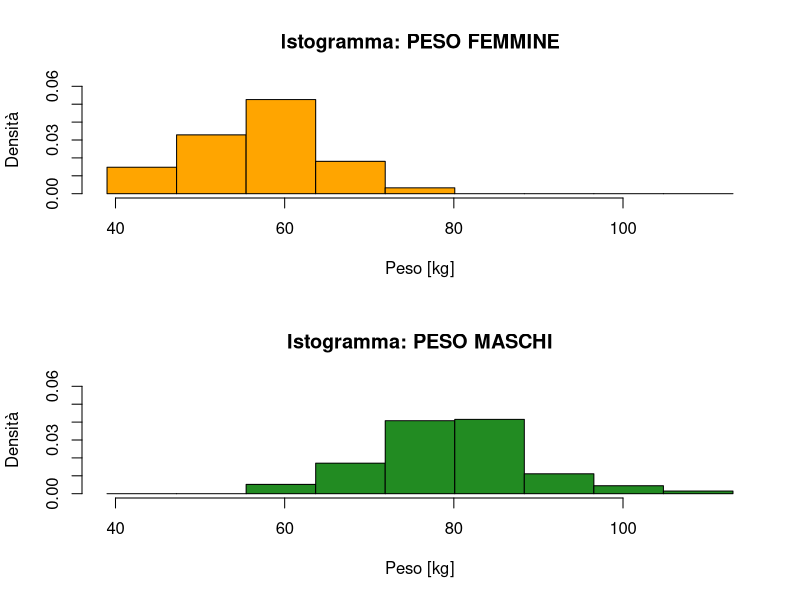
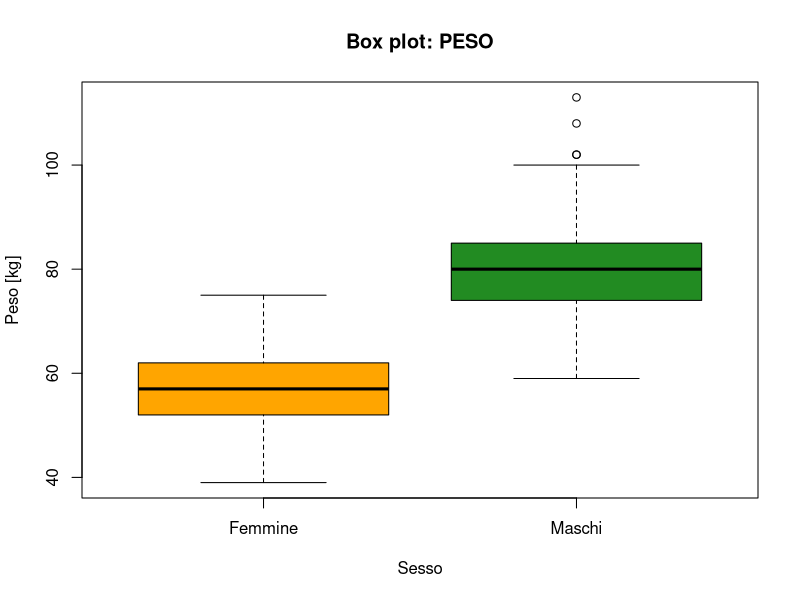
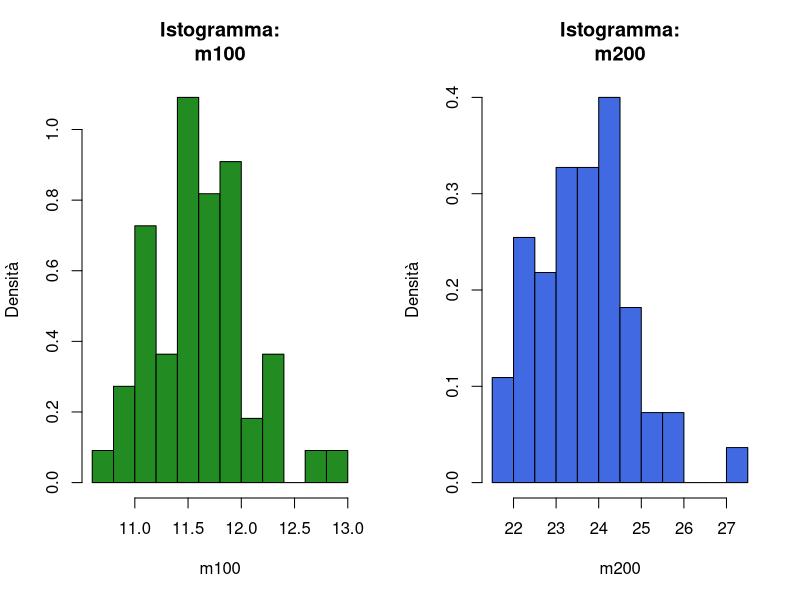
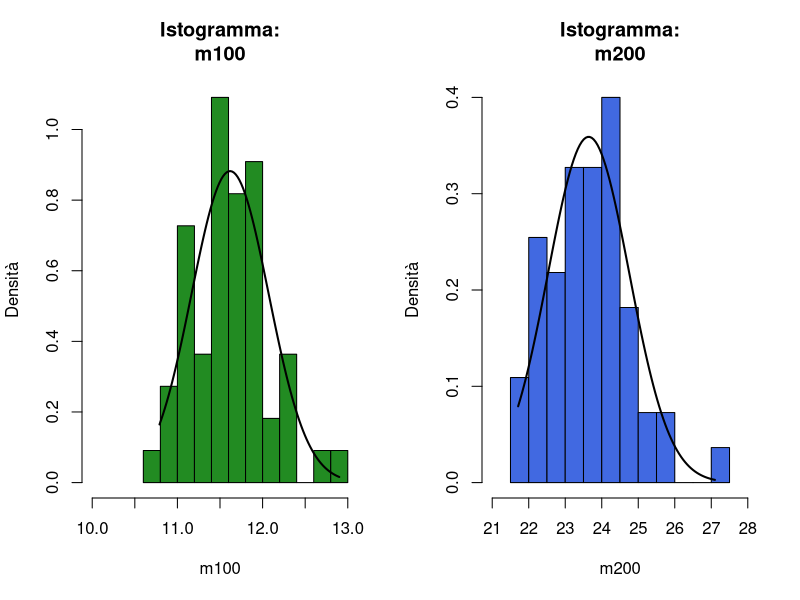
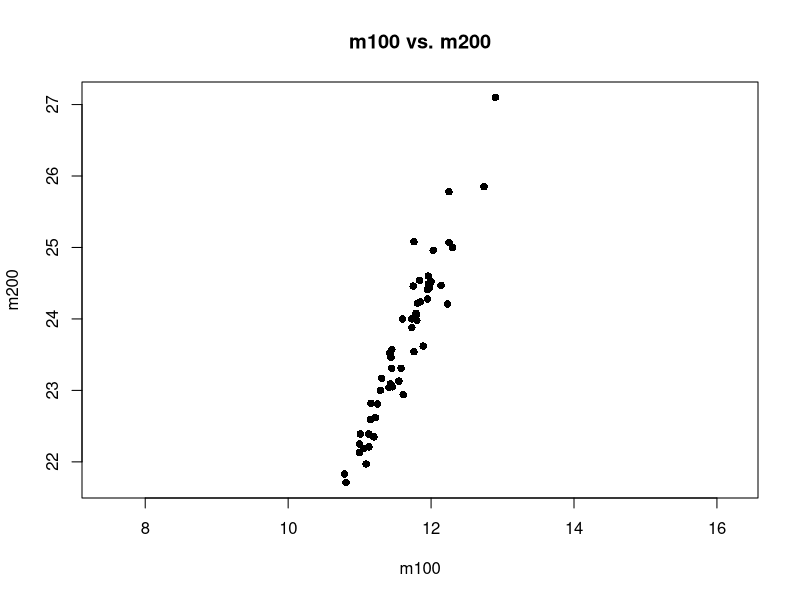
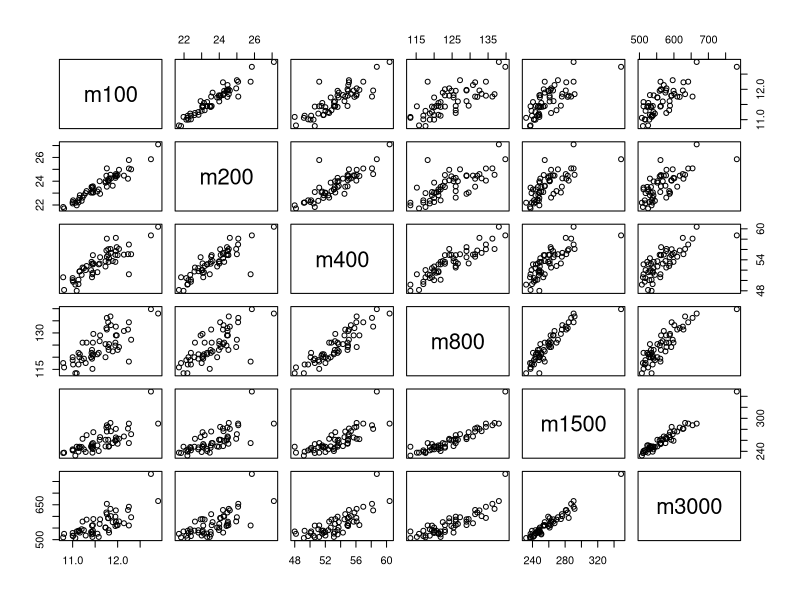
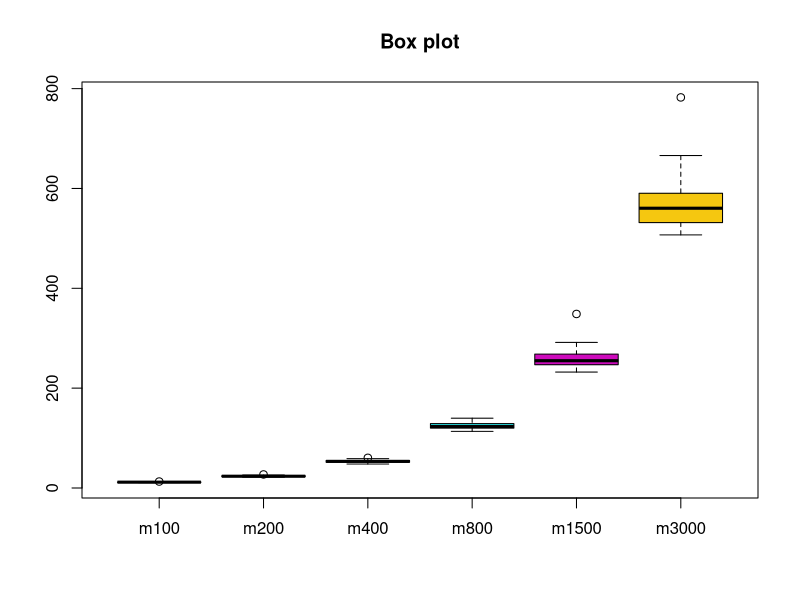
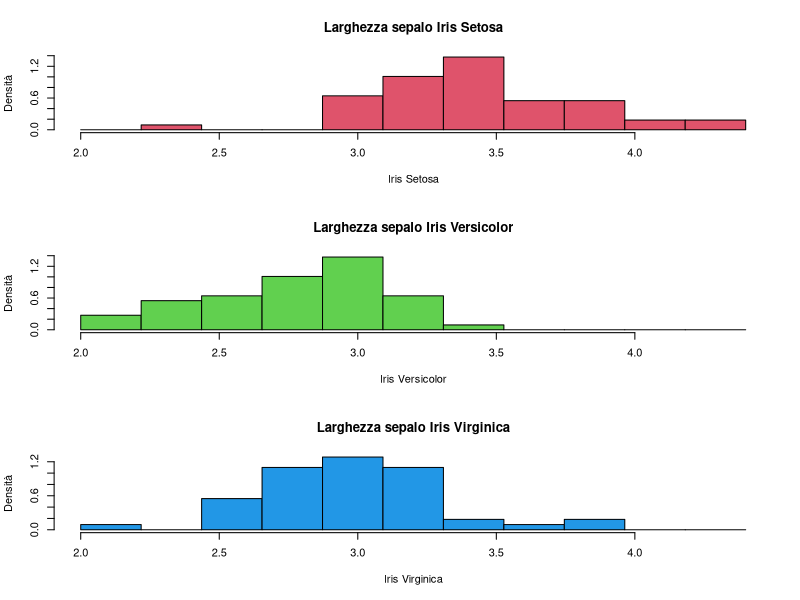

The R script that drew these images, in order:
#'###########################################################'#
#'########               LABORATORIO 2               ########'#
#'########            STATISTICA DESCRITTIVA         ########'#
#'###########################################################'#

# Argomenti del secondo laboratorio:
# 1 - Analisi descrittiva di una variabile qunatitativa (confronto fra gruppi)
# 2 - Analisi descrittiva di più variabili quantitative (multivariata)
# 3 - Esempio di confronto tra più gruppi
# 4 - Esempi più complessi

# IMPOSTARE LA WORKING DIRECTORY (CARTELLA DI LAVORO): -------------------------
# Da interfaccia:
# 1.
# 'Session' -> 'Set Working Directory' -> 'Choose Directory' -> ...

# 2. 
# 'Session' -> 'Set Working Directory' -> 'To Source File Location'

# Da console:
# setwd( 'C:/percorso/file' )

# 1 - ANALISI DI UNA VARIABILE QUANTITATIVA (DATI NUMERICI) -------------------- 
# Analisi di variabili quantitative:
# 1. Indici statistici di posizione/dispersione
# 2. Confronto tra istogrammi
# 3. Confronto tra box plot

### ESERCIZIO 1 (Confronto tra due gruppi)
rm ( list = ls( ) )
graphics.off()

pazienti = read.table( 'pazienti.txt', header = TRUE )

### RICHIESTA 1: calcolare i principali indici statistici di posizione e di
### dispersione della variabile "Peso" separatamente per ogni sottocampione
### (maschi e femmine)

# -> tapply( x, y, f )
# x: variabile numerica
# y: variabile categorica
# f: funzione

# Media campionaria
tapply( pazienti$Peso, pazienti$Sesso, mean )  

# Varianza campionaria
tapply( pazienti$Peso, pazienti$Sesso, var )   

# Deviazione standard campionaria
tapply( pazienti$Peso, pazienti$Sesso, sd )

# Minimo
tapply( pazienti$Peso, pazienti$Sesso, min )   

# Massimo
tapply( pazienti$Peso, pazienti$Sesso, max )  

# Range
diff( tapply( pazienti$Peso, pazienti$Sesso, range )$F ) 
diff( tapply( pazienti$Peso, pazienti$Sesso, range )$M )

# Mediana
tapply( pazienti$Peso, pazienti$Sesso, median )

# Quartili
Q = tapply( pazienti$Peso, pazienti$Sesso, quantile )
Q

# Primo quantile: Q1
Q1 = c( Q$F[2], Q$M[2] )
Q1

# Terzo quantile: Q3
Q3 = c( Q$F[4], Q$M[4] )
Q3

# IQR
Q3 - Q1

# Quartile di ordine p = 0.9
tapply( pazienti$Peso, pazienti$Sesso, quantile, probs = 0.9 )

# Sintesi
tapply( pazienti$Peso, pazienti$Sesso, summary )

### RICHIESTA 2: visualizzare graficamente la distribuzione della variabile
### "Peso" separatamente per ogni sottocampione (maschi e femmine)

femmine = pazienti[ pazienti$Sesso == 'F', ]
maschi = pazienti[ pazienti$Sesso == 'M', ]

# Istogrammi affiancati
dev.new()
par ( mfrow = c( 2, 1 ) )
hist( femmine$Peso, prob = TRUE, col = 'orange',
      breaks = seq( min( pazienti$Peso ), max( pazienti$Peso ), length = 10 ), 
      xlim = range( pazienti$Peso ), ylim = c( 0, 0.06 ),
      main = 'Istogramma: PESO FEMMINE', xlab = 'Peso [kg]', ylab = 'Densità' )
hist( maschi$Peso, prob = TRUE, col = 'forestgreen',
      breaks = seq( min( pazienti$Peso ), max( pazienti$Peso ), length = 10 ),
      xlim = range( pazienti$Peso ), ylim = c( 0, 0.06 ),
      main = 'Istogramma: PESO MASCHI', xlab = 'Peso [kg]', ylab = 'Densità' )

# Nota: il confronto sensato se i grafici hanno le stesse scale sugli assi e le
# stesse classi!

# Box plot distinti per classi
dev.new()
boxplot( pazienti$Peso ~ pazienti$Sesso, col = c ( 'orange', 'forestgreen' ),
         xlab = 'Sesso', ylab = 'Peso [kg]', names = c( 'Femmine', 'Maschi' ),
         main = 'Box plot: PESO')

# Nota: confrontare sempre box plot con stesse scale!

# 2 - ANALISI MULTIVARIATA -----------------------------------------------------
# 1. Covarianza
# 2. Indice di correlazione lineare
# 3. Matrice di varianza e covarianza
# 4. Matrice di correlazione
# 5. Scatterplot
# 6. Box plot

# ESERCIZIO 2 
record = read.table( 'record.txt', header = TRUE )

head( record )

dim( record )

str( record )

### RICHIESTA: analizzare le distribuzioni delle variabili m100 e m200
# Media campionaria e varianza campionaria
media_m100 = mean( record$m100 )

sd_m100 = sd( record$m100 )

media_m200 = mean( record$m200 )

sd_m200 = sd( record$m200 )

# Istogramma
dev.new()
par( mfrow = c( 1, 2 ) )
hist( record$m100, prob = TRUE, main = 'Istogramma:\nm100', col = 'forestgreen',
      breaks = 12, xlab = 'm100', ylab = 'Densità' )
hist( record$m200, prob = TRUE, main = 'Istogramma:\nm200', col = 'royalblue',
      breaks = 12, xlab = 'm200', ylab = 'Densità' )

# Istogramma e distribuzione normale
# Griglia per il campionamento dalla normale
griglia_m100 = seq( min( record$m100 ), max( record$m100 ), length = 100 )

griglia_m200 = seq( min( record$m200 ), max( record$m200 ), length = 100 )

dev.new()
par( mfrow = c( 1, 2 ) )
hist( record$m100, prob = TRUE, main = 'Istogramma:\nm100', col = 'forestgreen',
      breaks = 12, xlab = 'm100', ylab = 'Densità', xlim = c( 10, 13 ) )
lines( griglia_m100, dnorm( griglia_m100, media_m100, sd_m100 ),
       col = 'black', lwd = 2 )
hist( record$m200, prob = TRUE, main = 'Istogramma:\nm200', col = 'royalblue',
      breaks = 12, xlab = 'm200', ylab = 'Densità', xlim = c( 21, 28 ) )
lines( griglia_m200, dnorm( griglia_m200, media_m200, sd_m200 ),
       col = 'black', lwd = 2 )

### ESERCIZIO 3 

### RICHIESTA: analizzare le dipendenze tra le variabili m100 e m200
dev.new()
plot( record$m100, record$m200, asp=1,  col = "black", pch = 16,
      main = 'm100 vs. m200', xlab = 'm100', ylab = 'm200' )

# Covarianza (Cov): valutare come due variabili si discostano dalle loro medie
#   - se Cov(X, Y) > 0 => variabili direttamente proporzionali
#   - se Cov(X, Y) < 0 => variabili inversamente proporzionali
#   - se Cov(X, Y) = 0 => variabili scorrelate

# Covarianza campionaria:
#   Cov(X, Y) = sum( ( x_i - media.campionaria(X) ) * ( y_i - media.campionaria(Y) ) ) / ( n - 1 )
cov( record$m100, record$m200 )   # oppure: cov( record$m200, record$m100 )

# Nota: Cov(X, X) = Var(X)
cov( record$m100, record$m100 )
var( record$m100 )

# Nota: scorrelazione non equivale ad indipendenza. Infatti:
# variabili indipendenti => variabili scorrelate (è falsa l'implicazione <=)
# Esempio: X~N(0, 1) vs. Y=X^2
# Cov(X, Y) = E[XY] - E[X] E[Y] = E[X^3] - E[X] E[X^2] = 0, ma X e Y NON sono indipendenti!

# Indice di correlazione lineare (Cor)
#   Cor(X, Y) = Cov(X, Y) / [ sd(X) * sd(Y) ] 

# Proprietà:
#   a) -1 <= Cor(X, Y) <= 1
#   b) Cor(X, Y) = 1   :  Y = a + b*X, con b > 0 
#   c) Cor(X, Y) = -1  :  Y = a + b*X, con b < 0

# Indice di correlazione lineare campionario
cov( record$m100, record$m200 ) / ( sd( record$m100 ) * sd( record$m200 ) )

cor( record$m100, record$m200 )

# Nota: Cor(X, X) = 1
cor( record$m100, record$m100 )

# Matrice di varianza e covarianza (dataset multivariato)
cov( record )

round( cov( record ), 2 )

# Matrice di correlazione
cor( record )

round( cor( record ), 2 )

# Scatterplot
dev.new()
pairs( record )

# Box plot
dev.new()
boxplot( record, col = c( 2, 3, 4, 5, 6, 7 ), main = 'Box plot' )

# 3 - ESEMPIO DI CONFRONTO TRA PIU' GRUPPI -------------------------------------

rm( list = ls( ) )
graphics.off( )

# ESERCIZIO 4 
# Analisi dei dati contenuti nel dataset 'iris',
# già presente in R nel pacchetto di base 'datasets'

# Il dataset contiene la lunghezza e la larghezza di sepali e petali
# per 3 diverse specie di iris (setosa, versicolor e virginica).
# Abbiamo 150 osservazioni di 5 variabili:
#  Sepal.Length: lunghezza sepalo
#  Sepal.Width: larghezza sepalo
#  Petal.Length: lungezza petalo
#  Petal.Width: larghezza petalo
#  Species:   specie di iris

data(iris)

head(iris)
dim(iris)
names(iris)

# Per avere una descrizione completa del dataset:
help(iris)

# Ispezioniamo il dataset con le funzioni viste:
table(iris$Species) # Il dataset è bilanciato rispetto alle diverse tipologie di fiore

# Possiamo calcolare i principali indici di posizione su tutte le
# variabili contemporaneamente sfruttando la funzione tapply

tapply(iris$Sepal.Width, iris$Species, summary) 
# summary, terzo parametro della funzione, viene applicato a Sepal.Width, primo parametro della funzione,
# per ciascun livello contenuto in Species, secondo parametro della funzione

tapply(iris$Sepal.Width, iris$Species, sd)


# A) Confrontiamo la variabile Sepal.Width tra le diverse specie, ovvero stratificando
# per la variabile Species
# Confrontiamo i  tre gruppi tramite l'istogramma dei dati

dev.new()
par(mfrow= c(3,1))
hist(iris$Sepal.Width[iris$Species=="setosa"],
     probability = T,
     main = 'Larghezza sepalo Iris Setosa',
     xlab = 'Iris Setosa',
     ylab = 'Densità',
     col = 2,
     breaks = seq(min(iris$Sepal.Width), 
                  max(iris$Sepal.Width), length.out=12)) 

hist(iris$Sepal.Width[iris$Species=="versicolor"],
     probability = T,
     main = 'Larghezza sepalo Iris Versicolor',
     xlab = 'Iris Versicolor',
     ylab = 'Densità',
     col = 3,
     breaks = seq(min(iris$Sepal.Width), 
                  max(iris$Sepal.Width), length.out=12))

hist(iris$Sepal.Width[iris$Species=="virginica"],
     probability = T,
     main = 'Larghezza sepalo Iris Virginica',
     xlab = 'Iris Virginica',
     ylab = 'Densità',
     col = 4,
     breaks = seq(min(iris$Sepal.Width), 
                  max(iris$Sepal.Width), length.out=12))

# Istogramma -> Le iris setosa sembrano avere un sepalo più largo delle altre due specie.
#               Non si vede alcuna differenza tra le altre due specie.

# Confrontiamo i  tre gruppi tramite il boxplot dei dati
dev.new()
boxplot( iris$Sepal.Width ~ iris$Species, 
         ylab = 'Larghezza sepalo', 
         main = 'Boxplot Larghezza sepalo', 
         col = c( 2, 3, 4 ))

# Boxplot -> Il boxplot conferma la tendenza delle iris setosa ad avere un sepalo più largo
#            rispetto alle altre due specie.
#            Le iris versicolor sembrano essere quelli con il sepalo più stretto.

# PER CASA:
# B) Confrontare la variabile Sepal.Length tra le diverse specie, ovvero stratificando
# per la variabile Species

# C) Confrontare la variabile Petal.Length tra le diverse specie, ovvero stratificando
# per la variabile Species

# D) Confrontare la variabile Petal.Width tra le diverse specie, ovvero stratificando
# per la variabile Species

# Consideriamo il dataset complessivo

# Scatter plot
col=rep(0, nrow(iris))
col[iris$Species=='setosa']     = 2 #rosso
col[iris$Species=='versicolor'] = 3 #verde
col[iris$Species=='virginica']  = 4 #blu

dev.new()
pairs( iris [,1:4], 
       main = 'Scatter plot Iris', 
       col = col, 
       pch = 16 )
    
# Matrice di correlazione per specie
cor(iris[iris$Species== 'setosa', 1:4])
cor(iris[iris$Species== 'versicolor', 1:4])
cor(iris[iris$Species== 'virginica', 1:4])

rm(list = ls() )
graphics.off()

# 4 - Esempi più complessi -----------------------------------------------------

# ESERCIZIO ANALISI di AIRQUALITY

# Analisi dei dati contenuti nel dataset 'airquality',
# già presente in R nel pacchetto di base 'datasets'
# Carichiamo il nuovo dataset
data('airquality')

# Il dataset contiene 153 osservazioni relative alle misurazioni giornaliere della
# qualità dell'aria a New York, dal settembre al maggio 1973.
# Il dataset è formato da 6 variabili

help('airquality')
head(airquality)

range(airquality$Month)

# Codifichiamo la variabile 'Month' come factor
airquality$Month <-
  factor(airquality$Month, labels = c('Maggio', 'Giugno', 'Luglio', 'Agosto', 'Settembre'))

# Analisi descrittiva univariata: guardiamo il dataset
summary(airquality[, 1:4])
table(is.na(airquality$Ozone)) # ci sono 37 valori mancanti
table(is.na(airquality$Solar.R)) # ci sono 7 valori mancanti

mean(airquality$Ozone)
mean(airquality$Ozone, na.rm = T) # calcoliamo la media omettendo valori mancanti

airquality <-
  airquality[complete.cases(airquality), ] # elimino osservazioni con dati mancanti

rm(list = ls())
graphics.off()

# ESERCIZIO: ANALISI ARANCE 
# Si consideri il dataset contenuto nel file di testo "arance.txt", contenente
# 35 osservazioni relative alla crescita di 5 alberi di arance con 3 variabili
# osservate:
#   - albero: codice identificativo dell'albero
#   - giorni: età dell'albero in giorni dal 31/12/1968
#   - circonferenza: valore della circonferenza in mm

# Si richiede di:
# 1. Caricare il dataset.
# 2. Trasformare le età in mesi, considerandoli tutti di 30 giorni e
#    approssimandoli all'unità. [Suggerimento: utilizzare il comando
#    round( mesi, 0 ).]
# 3. Trasformare la circonferenza in diametro. [Suggerimento: utilizzare pi per
#    il valore di pi greco.]
# 4. Aggiungere le nuove variabili al dataframe.
# 5. Calcolare il massimo diametro raggiunto da ogni albero. Assicurarsi che la
#    variabile sulla quale vogliamo stratificare il campione sia categorica.
#    [Suggerimento: utilizzare il comando as.factor().]
# 6. Qual è l'albero che ha il diametro più piccolo dopo 22 mesi?
# 7. Quali sono gli alberi che presentano una maggiore crescita? Riportare i
#    valori della crescita e mostrare il risultato graficamente.

# 1. Caricare il dataset
arance = read.table( 'arance.txt', header = TRUE )

str( arance )

# 2. Trasformare le età in mesi
mesi = round( arance$giorni / 30, 0 )
mesi

# 3. Trasformare la circonferenza in diametro
diametro = round( arance$circonferenza / pi, 2 )
diametro

# 4. Aggiungere le nuove variabili al dataframe.
arance = data.frame( arance, mesi, diametro )

head( arance )

# 5. Calcolare il massimo diametro raggiunto da ogni albero
class( arance$albero )

arance$albero = as.factor( arance$albero )

arance$albero

tapply( arance$diametro, arance$albero, max )

# 6. Qual è l'albero che ha il diametro più piccolo dopo 22 mesi? 
diametro_min = min( arance$diametro[ arance$mesi == 22 ] )

arance$albero[ which( arance$diametro == diametro_min ) ]

# 7. Qual è l'albero che presenta una maggiore crescita?
MAX = tapply( arance$diametro, arance$albero, max )
MIN = tapply( arance$diametro, arance$albero, min ) 

crescita_tot = MAX - MIN

max( crescita_tot )

which( crescita_tot == max( crescita_tot ) )  # oppure: which.max( crescita_tot )

# Box plot: diametro vs. albero
dev.new()
boxplot( arance$diametro ~ arance$albero, main = "Box plot",
         col = rainbow( length( levels( arance$albero ) ) ),
         ylab = 'Diametro', xlab = 'Albero')
abline ( h = median( arance$diametro ), lty = 2, lwd = 2 )
legend( 'topright', legend = 'Mediana', lty = 2, lwd = 2)

# Andamento temporale del diametro degli alberi
dev.new()
plot( unique( arance$mesi ), arance$diametro[ which( arance$albero == '1' ) ], 
      col = 1, type = 'l', ylim = c( 10, 80 ), lwd = 2, xlab = 'Mesi',
      ylab = 'Diametro', main = 'Andamento temporale del diametro degli alberi' )
lines( unique( arance$mesi ), arance$diametro[ which( arance$albero == '2' ) ], col = 2, lwd = 2 )
lines( unique( arance$mesi ), arance$diametro[ which( arance$albero == '3' ) ], col = 3, lwd = 2 )
lines( unique( arance$mesi ), arance$diametro[ which( arance$albero == '4' ) ], col = 4, lwd = 2 )
lines( unique( arance$mesi ), arance$diametro[ which( arance$albero == '5' ) ], col = 5, lwd = 2 )
grid()
legend( 'topleft', col = 1:5, lty = rep( 1, 5 ), lwd = rep( 2, 5 ),
        legend = c( 'Albero 1', 'Albero 2', 'Albero 3', 'Albero 4', 'Albero 5' ) )

# Andamento temporale della crescita degli alberi
crescite = tapply( arance$diametro, arance$albero, diff )

dev.new()
plot( unique( arance$mesi)[ -1 ], crescite[[ 1 ]], 
      type = 'l', lwd = 2, col = 1, ylim = c( 0, 20 ),
      xlab = 'Mesi', ylab = 'Crescita',
      main = 'Andamento temporale della crescita degli alberi' )
lines( unique( arance$mesi)[ -1 ], crescite[[ 2 ]], col = 2, lwd = 2 )
lines( unique( arance$mesi)[ -1 ], crescite[[ 3 ]], col = 3, lwd = 2 )
lines( unique( arance$mesi)[ -1 ], crescite[[ 4 ]], col = 4, lwd = 2 )
lines( unique( arance$mesi)[ -1 ], crescite[[ 5 ]], col = 5, lwd = 2 )
legend( 'topright', col = 1:5, lty = rep( 1, 5 ), lwd = rep( 2, 5 ),
        legend = c( 'Albero 1', 'Albero 2', 'Albero 3', 'Albero 4', 'Albero 5' ) )
